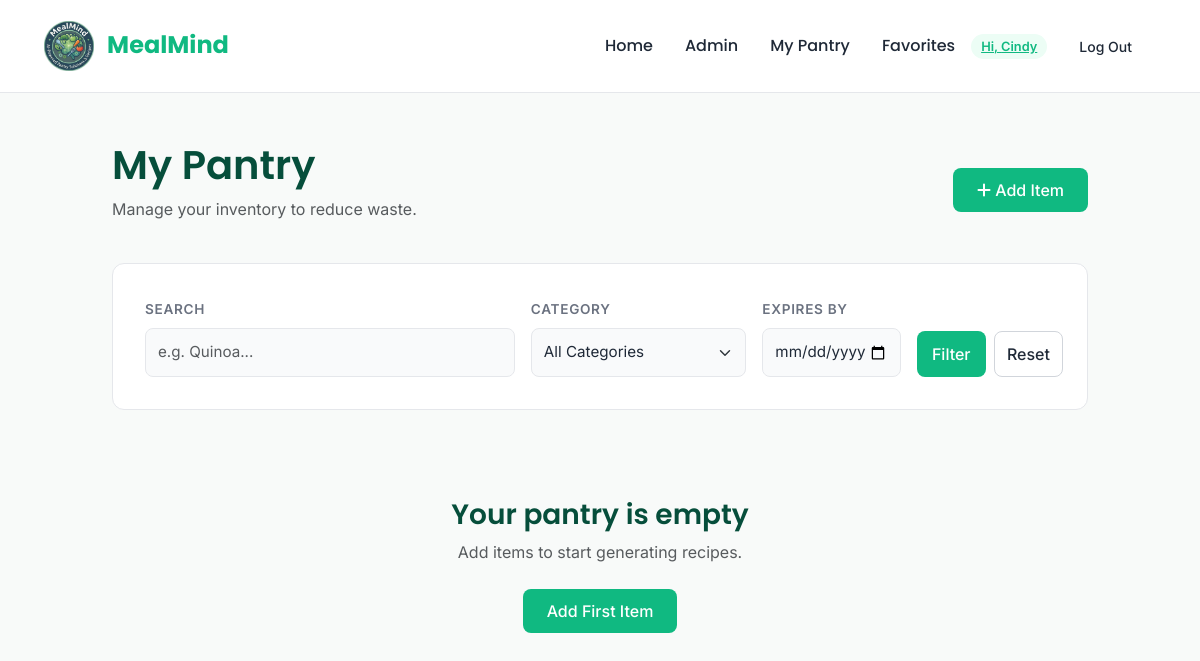
The app's page /pantry (signed in), older data.
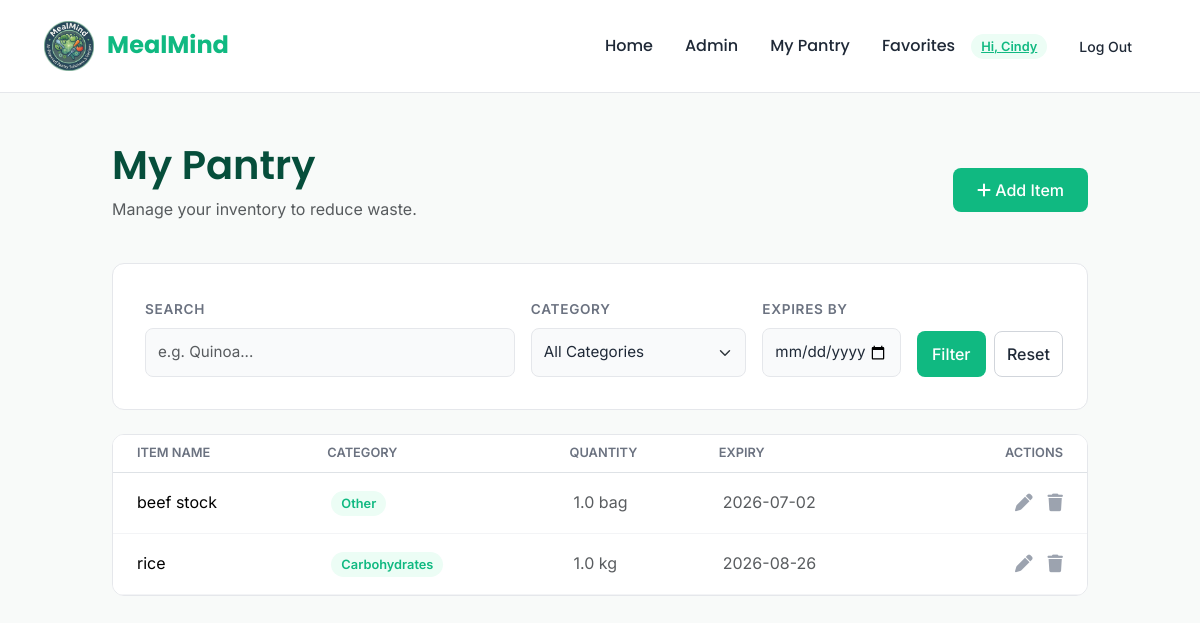
The same page, newer data.
### app/models.py (models this page shows, shortened)
class PantryItem(db.Model):
    __tablename__ = "pantry_items"
    id = db.Column(db.Integer, primary_key=True)
    name = db.Column(db.String(100), nullable=False)
    category_id = db.Column(db.Integer, db.ForeignKey('categories.id'), nullable=False)
    user_id = db.Column(db.Integer, db.ForeignKey('users.id'), nullable=True)
    quantity = db.Column(db.Float, nullable=True)
    unit = db.Column(db.String(50), nullable=True)  # e.g., "lbs", "cups", "pieces"
    expiration_date = db.Column(db.Date, nullable=True)
    category = db.relationship('PantryCategory', backref='items')
    user = db.relationship('User', backref=db.backref('pantry_items', lazy='dynamic'))

class PantryCategory(db.Model):
    __tablename__ = "categories"
    id = db.Column(db.Integer, primary_key=True)
    name = db.Column(db.String(100), nullable=False)
    parent_id = db.Column(db.Integer, db.ForeignKey('categories.id'), nullable=True)
    parent = db.relationship('PantryCategory', remote_side=[id], backref='subcategories')

### app/routes.py (the view)
@routes_bp.route("/pantry", methods=["GET"])
def pantry():
    from .models import PantryItem, PantryCategory
    if not current_user.is_authenticated:
        return render_template('pantry/pantry.html', items=[], categories=[],
                               selected_category='', q='', exp_before='', exp_after='')
    category_id = request.args.get("category", "").strip()
    q = request.args.get("q", "").strip()
    exp_before = request.args.get("exp_before", "").strip()
    query = PantryItem.query.filter(PantryItem.user_id == current_user.id)
    if category_id:
        try:
            cid = int(category_id)
            query = query.filter(PantryItem.category_id == cid)
        except ValueError:
            flash('Invalid category selected', 'warning')
    if q:
        query = query.filter(PantryItem.name.ilike(f"%{q}%"))
    if exp_before:
        try:
            d = date.fromisoformat(exp_before)
            query = query.filter(PantryItem.expiration_date <= d)
        except Exception:
            flash('Invalid "expires before" date', 'warning')
    items = query.order_by(PantryItem.expiration_date.asc()).all()
    categories = PantryCategory.query.order_by(PantryCategory.name).all()
    return render_template('pantry/pantry.html', items=items, categories=categories,
                           selected_category=category_id, q=q,
                           exp_before=exp_before)

### app/__init__.py (called while the page is built)
def create_app(config_class=None):
    if config_class is None:
        if os.getenv('VERCEL') or os.getenv('FLASK_ENV') == 'production':
            config_class = ProductionConfig
        else:
            config_class = DevelopmentConfig
    app = Flask(__name__, template_folder='templates', static_folder='static')
    CORS(app)
    app.config.from_object(config_class)
    db.init_app(app)
    login_manager = LoginManager()
    login_manager.login_view = 'routes.login'
    login_manager.init_app(app)
    from .models import User
    @login_manager.user_loader
    def load_user(user_id):
        return User.query.get(int(user_id))
    mail = Mail()
    mail.init_app(app)
    import app as _app
    _app.mail = mail
    from .routes import routes_bp
    app.register_blueprint(routes_bp)
    return app

### app/templates/pantry/pantry.html (shortened to what this page needs)
{% extends "home/base.html" %}
{% block content %}
<div class="d-flex justify-content-between align-items-center mb-4">
    <div>
        <h1>My Pantry</h1>
        <p class="text-muted">Manage your inventory to reduce waste.</p>
    </div>
    <a href="{{ url_for('routes.add_item') }}" class="btn btn-primary d-none d-md-inline-block">
        <i class="fa-solid fa-plus"></i> Add Item
    </a>
</div>
<div class="control-panel mb-4">
    <form method="get" action="{{ url_for('routes.pantry') }}" class="row g-3 align-items-end">
        <div class="col-md-5">
            <label class="form-label" for="q">Search</label>
            <input id="q" name="q" class="form-control" value="{{ q if q is defined else '' }}" placeholder="e.g. Quinoa...">
        </div>
        <div class="col-md-3">
            <label class="form-label" for="category">Category</label>
            <select id="category" name="category" class="form-select">
                <option value="">All Categories</option>
            </select>
        </div>
        <div class="col-md-2">
            <label class="form-label" for="exp_before">Expires By</label>
            <input type="date" id="exp_before" name="exp_before" class="form-control" value="{{ exp_before if exp_before is defined else '' }}">
        </div>
        <div class="col-md-2 d-flex gap-2">
            <button type="submit" class="btn btn-primary w-50">Filter</button>
            <a href="{{ url_for('routes.pantry') }}" class="btn btn-outline-secondary w-50">Reset</a>
        </div>
    </form>
</div>
{% if items %}
<div class="card p-0 overflow-hidden">
    <table class="table table-hover mb-0">
        <thead style="background-color: #f8fafc;">
            <tr>
                <th class="ps-4">Item Name</th>
                <th>Category</th>
                <th>Quantity</th>
                <th>Expiry</th>
                <th class="text-end pe-4">Actions</th>
            </tr>
        </thead>
        <tbody>
            {% for item in items %}
            <tr>
                <td class="ps-4 fw-500">{{ item.name }}</td>
                <td><span class="badge-custom">{{ item.category.name }}</span></td>
                <td class="text-muted">{{ item.quantity }} {{ item.unit }}</td>
                <td class="text-muted">{{ item.expiration_date }}</td>
                <td class="text-end pe-4">
                    <a href="{{ url_for('routes.edit_item', item_id=item.id) }}" class="action-icon edit" title="Edit">
                        <i class="fa-solid fa-pen"></i>
                    </a>
                    <a href="{{ url_for('routes.delete_item', item_id=item.id) }}" class="action-icon delete" title="Delete" onclick="return confirm('Delete this item?')">
                        <i class="fa-solid fa-trash"></i>
                    </a>
                </td>
            </tr>
            {% endfor %}
        </tbody>
    </table>
</div>
{% else %}
<div class="text-center py-5">
    <h3>Your pantry is empty</h3>
    <p class="text-muted">Add items to start generating recipes.</p>
    <a href="{{ url_for('routes.add_item') }}" class="btn btn-primary mt-2">Add First Item</a>
</div>
{% endif %}
{% endblock %}

Row changes from the older to the newer data that the page shows:
added PantryItem: name "beef stock", category.name "Other", quantity "1.0", unit "bag", expiration_date "2026-07-02"
added PantryItem: name "rice", category.name "Carbohydrates", quantity "1.0", unit "kg", expiration_date "2026-08-26"
Text that changed along with them:
text no longer shown: "Your pantry is empty Add items to start generating recipes. Add First Item"
text now shown: "ITEM NAME CATEGORY QUANTITY EXPIRY ACTIONS"
